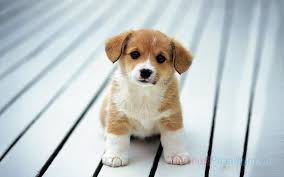
#> input picture BuiAnhTuan_Bai3-main/BuiAnhTuan_Bai3-main/PhanLoaiHinhAnh/cho1.jpg, 284 x 177 px
$ python KNN.py
#> lines starting #> are read from the running program, lines starting #| are printed output that depends on the picture
import cv2
import numpy as np
import time
from sklearn.model_selection import train_test_split
from sklearn.metrics import accuracy_score, precision_score, recall_score, classification_report
from sklearn.neighbors import KNeighborsClassifier
from sklearn.preprocessing import LabelEncoder
import matplotlib.pyplot as plt

# Hàm tải và tiền xử lý ảnh
def load_and_preprocess_image(image_path, size=(64, 64)):
    # Đọc ảnh từ đường dẫn
#> called with image_path = 'cho1.jpg', size = (64, 64)
    image = cv2.imread(image_path)
#> image is the input picture: shape (177, 284, 3); mean B, G, R 199, 199, 192.2
    if image is None:
        print(f"Warning: Cannot load image at {image_path}")
        return None, None
    # Thay đổi kích thước ảnh
    resized_image = cv2.resize(image, size)
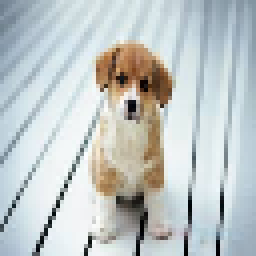
#> resized_image: shape (64, 64, 3) (shown 4 times larger); mean B, G, R 198.8, 198.8, 192
    # Chuyển ảnh sang màu xám
    gray = cv2.cvtColor(resized_image, cv2.COLOR_BGR2GRAY)
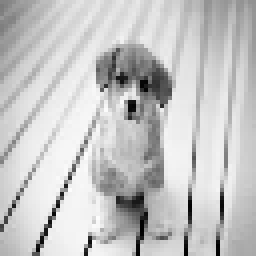
#> gray: shape (64, 64) (shown 4 times larger); min 0, max 253, mean 196.8
    # Làm phẳng ảnh
    return image, gray.flatten()

# Tạo tập dữ liệu
image_paths = ["cho1.jpg", "cho2.jpg", "meo1.jpg", "meo2.jpg"]
labels = ["dog", "dog", "cat", "cat"]

data, valid_labels, original_dogs, original_cats = [], [], [], []

for img, label in zip(image_paths, labels):
    original, processed_image = load_and_preprocess_image(img)
#> processed_image = 4096 values, max 253 at index 3480, min 0 at index 3683, mean 196.8
#> pass 3 of the loop `for img, label in zip(image_paths, labels):`:
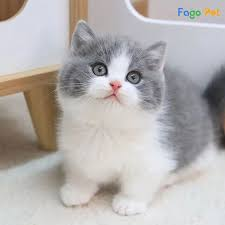
#> input picture BuiAnhTuan_Bai3-main/BuiAnhTuan_Bai3-main/PhanLoaiHinhAnh/meo1.jpg, 225 x 225 px
#> in load_and_preprocess_image, image is the input picture: shape (225, 225, 3); mean B, G, R 175.3, 176.6, 180.7
#> in load_and_preprocess_image (call 3), `resized_image = cv2.resize(image, size)`:
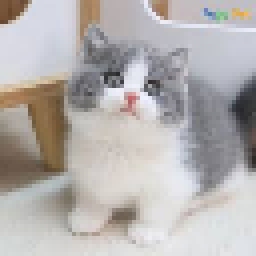
#> resized_image: shape (64, 64, 3) (shown 4 times larger); mean B, G, R 175.2, 176.5, 180.6
#> in load_and_preprocess_image (call 3), `gray = cv2.cvtColor(resized_image, cv2.COLOR_BGR2GRAY)`:
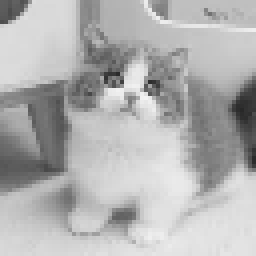
#> gray: shape (64, 64) (shown 4 times larger); min 40, max 242, mean 177.6
#> processed_image = 4096 values, max 242 at index 1572, min 40 at index 1788, mean 177.6
#> the loop made 4 passes; the first 3 are shown
    if processed_image is not None:
        data.append(processed_image)  # Lưu ảnh đã xử lý
        valid_labels.append(label)

        # Phân loại ảnh gốc vào danh sách chó và mèo
        if label == "dog":
            original_dogs.append(original)
        else:
            original_cats.append(original)

# Kiểm tra kích thước của tất cả các ảnh trong data
for i, img in enumerate(data):
    print(f"Image {i} shape: {img.shape}")

# Mã hóa nhãn (Label Encoding)
label_encoder = LabelEncoder()
encoded_labels = label_encoder.fit_transform(valid_labels)

# Chia dữ liệu thành tập huấn luyện và tập kiểm tra
X_train, X_test, y_train, y_test = train_test_split(data, encoded_labels, test_size=0.3, random_state=42)

# Huấn luyện và đánh giá mô hình với KNN
knn = KNeighborsClassifier(n_neighbors=2)  # Sử dụng 2 láng giềng gần nhất
start_time = time.time()
knn.fit(X_train, y_train)
training_time = time.time() - start_time

# Thực hiện dự đoán trên tập kiểm tra
#> (the run stopped early here; a loop or call above may not have finished)
